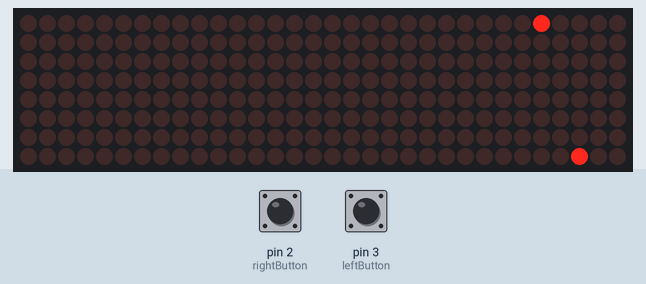
This sketch was run on a simulated Arduino Uno, built with avr-gcc and run on an emulated ATmega328P. Shown: 32×8 LED matrix. Inputs (shaded band) come from the test bench; at power-on: pin 2 (rightButton) LOW, pin 3 (leftButton) LOW. Random numbers use the default seed unless the sketch sets one.

Above: at 0.76 s.
1.3 s: pin 2 (rightButton) pulled HIGH for 0.15 s
At 1.97 s:
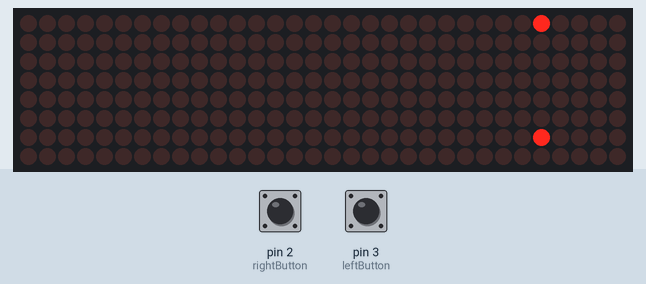
2.0 s: pin 3 (leftButton) pulled HIGH for 0.15 s
At 2.57 s:
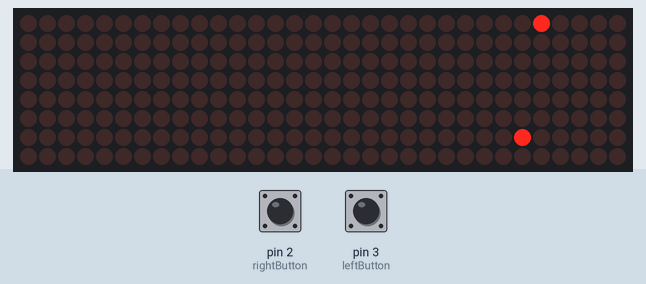
2.7 s: pin 2 (rightButton) pulled HIGH for 1 s
At 3.17 s:
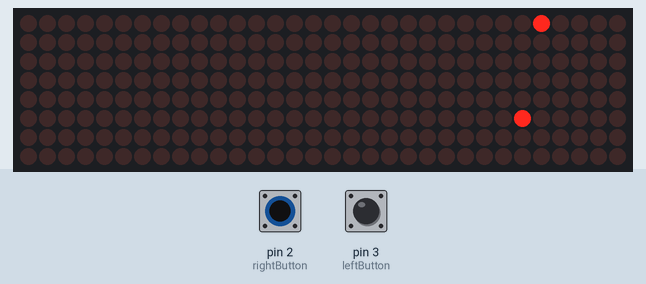
4.3 s: pin 3 (leftButton) pulled HIGH for 1 s
At 4.98 s:
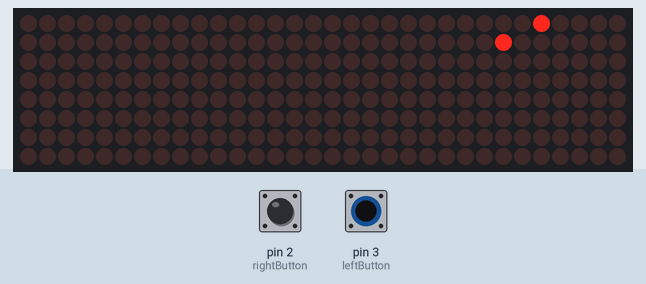
5.9 s: pin 2 (rightButton) pulled HIGH for 0.15 s
At 6.18 s:
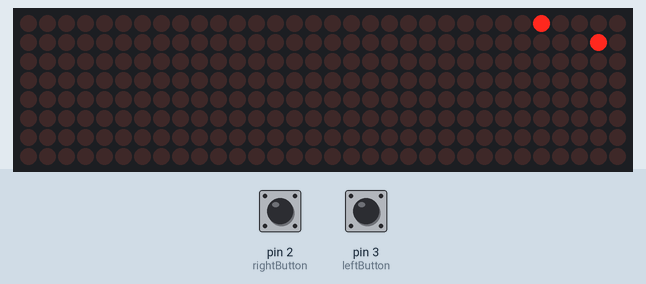
6.6 s: pin 3 (leftButton) pulled HIGH for 0.15 s
At 7.7 s:
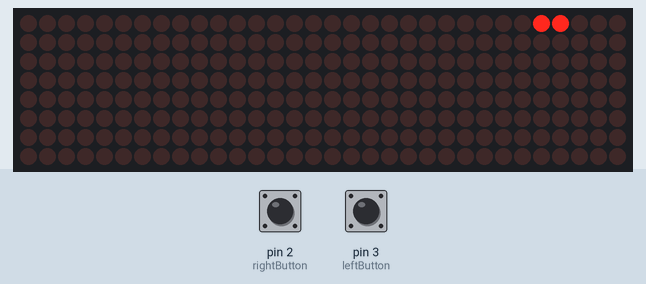
Timing chart, 0 to 9.6 s (numbered marks = the images above; inputs shaded):
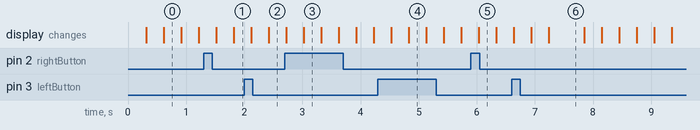

The sketch:

Snake.ino
```cpp
#include <LedControl.h>

const int CS = 5;
const int CLK = 6;
const int DIN = 4;

const int rightButton = 2;
const int leftButton = 3;

const int display = 0;

volatile int currentColumn = 7;
volatile int currentRow = 7;

volatile unsigned long lastInterruptTime = 0;

volatile int direction = 0;  // 0 = up, 1 = right, 2 = down, 3 = left

volatile int lastDirection = 0;

LedControl lc = LedControl(DIN, CLK, CS, 4);

volatile bool switchState = false;

const int wait = 300;

const int totalLength = 64;
int snakeLength = 1;

struct Position {
  int row;
  int col;
};

const int maxLength = 64;
Position snake[maxLength];
int headIndex = 0;

bool appleVisible = true;
unsigned long lastBlinkTime = 0;
const int blinkInterval = 200;

Position apple;

void setup() {

  Serial.begin(9600);

  for (int i = 0; i < 4; i++) {
    lc.shutdown(i, false);
    lc.setIntensity(i, 1);
    lc.clearDisplay(i);
  }

  randomSeed(analogRead(0));

  pinMode(rightButton, INPUT);
  pinMode(leftButton, INPUT);

  attachInterrupt(digitalPinToInterrupt(rightButton), rightButtonPressed, RISING);
  attachInterrupt(digitalPinToInterrupt(leftButton), leftButtonPressed, RISING);

  snake[0].row = currentRow;
  snake[0].col = currentColumn;

  lc.setLed(display, currentRow, currentColumn, true);
  getNewApple();
}

void loop() {


  delay(wait);

  if (!switchState) {
    if (direction == 0) {
      moveSnake(0, -1);
    } else if (direction == 1) {
      moveSnake(-1, 0);
    } else if (direction == 2) {
      moveSnake(0, 1);
    } else {
      moveSnake(1, 0);
    }
  } else {
    switchState = false;

    if (lastDirection == 2) {
      if (direction == 3) {
        direction = 1;
      } else if (direction == 1) {
        direction = 3;
      }
    }

    lastDirection = direction;
  }

  if (millis() - lastBlinkTime >= blinkInterval) {
    lastBlinkTime = millis();
    appleVisible = !appleVisible;
    lc.setLed(display, apple.row, apple.col, appleVisible);
  }
}


void rightButtonPressed() {
  unsigned long interruptTime = millis();
  if (interruptTime - lastInterruptTime > wait) {
    direction = (direction + 1) % 4;
    switchState = true;
    lastInterruptTime = interruptTime;
  }
}

void leftButtonPressed() {
  unsigned long interruptTime = millis();
  if (interruptTime - lastInterruptTime > wait) {
    direction = (direction + 3) % 4;
    switchState = true;
    lastInterruptTime = interruptTime;
  }
}

void moveSnake(int dRow, int dCol) {
  // Calculate new head position
  int newRow = (snake[headIndex].row + dRow + 8) % 8;
  int newCol = (snake[headIndex].col + dCol + 8) % 8;

  for (int i = 0; i < snakeLength; i++) {
    int index = (headIndex + maxLength - i) % maxLength;
    if (snake[index].row == newRow && snake[index].col == newCol) {
      gameOver();
    }
  }

  // Update head
  headIndex = (headIndex + 1) % maxLength;
  snake[headIndex].row = newRow;
  snake[headIndex].col = newCol;

  if (newRow == apple.row && newCol == apple.col) {
    if (snakeLength < maxLength) {
      snakeLength++;
    }
    getNewApple();
  }

  lc.setLed(display, newRow, newCol, true);

  int tailIndex = (headIndex + maxLength - snakeLength) % maxLength;
  lc.setLed(display, snake[tailIndex].row, snake[tailIndex].col, false);
}

void getNewApple() {

  int appleRow = random(8);
  int appleCol = random(8);

  bool allGood = false;
  bool checkedAll = true;


  while (!allGood) {
    checkedAll = true;
    for (int i = 0; i < snakeLength; i++) {
      int index = (headIndex + maxLength - i) % maxLength;
      if (snake[index].row == appleRow && snake[index].col == appleCol) {
        appleRow = random(8);
        appleCol = random(8);
        checkedAll = false;
        break;
      }
    }

    if (checkedAll) {
      allGood = true;
    }
  }

  apple.row = appleRow;
  apple.col = appleCol;

  lc.setLed(display, appleRow, appleCol, true);
}

void gameOver() {
  for (int i = 0; i < 3; i++) {
    lc.clearDisplay(display);
    delay(150);
    for (int j = 0; j < snakeLength; j++) {
      int index = (headIndex + maxLength - j) % maxLength;
      lc.setLed(display, snake[index].row, snake[index].col, true);
    }
    delay(150);
  }

  while (true)
    ;
}
```

Measured:
- what the display in image 6 shows lasts 0.6 s, from 7.2 s to 7.8 s
